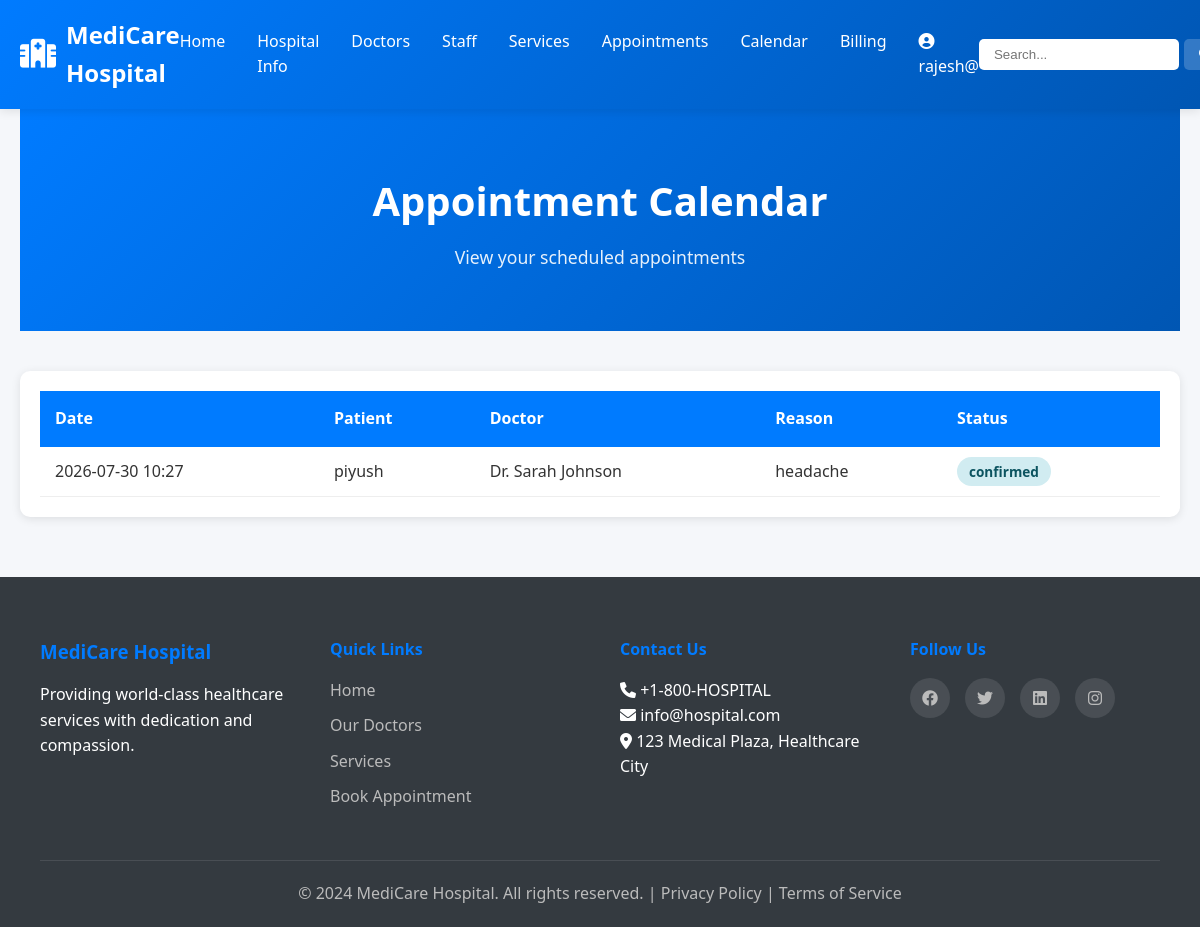
Page /calendar (signed in) on the committed database.
### hospital/hospital_management_system/app.py (models this page shows)
class Appointment(db.Model):
    id = db.Column(db.Integer, primary_key=True)
    user_id = db.Column(db.Integer, db.ForeignKey('user.id'))
    patient_name = db.Column(db.String(100), nullable=False)
    patient_email = db.Column(db.String(100), nullable=False)
    patient_phone = db.Column(db.String(20), nullable=False)
    doctor_id = db.Column(db.Integer, db.ForeignKey('doctor.id'), nullable=False)
    appointment_date = db.Column(db.DateTime, nullable=False)
    reason = db.Column(db.Text)
    status = db.Column(db.String(20), default='Pending')
    created_at = db.Column(db.DateTime, default=datetime.now)
    doctor = db.relationship('Doctor', backref='appointments')

class Doctor(db.Model):
    id = db.Column(db.Integer, primary_key=True)
    name = db.Column(db.String(100), nullable=False)
    specialization = db.Column(db.String(100), nullable=False)
    experience = db.Column(db.Integer, nullable=False)
    phone = db.Column(db.String(20))
    email = db.Column(db.String(100))
    image = db.Column(db.String(255))
    availability = db.Column(db.String(50), default='Available')
    bio = db.Column(db.Text)
    created_at = db.Column(db.DateTime, default=datetime.now)

### hospital/hospital_management_system/app.py (the view)
@app.route('/calendar')
@login_required
def calendar_page():
    appointments = Appointment.query.all() if session.get('user_type') == 'admin' else Appointment.query.filter_by(user_id=session['user_id']).all()
    return render_template('calendar.html', appointments=appointments)

### hospital/hospital_management_system/app.py (called while the page is built)
def login_required(f):
    @wraps(f)
    def decorated_function(*args, **kwargs):
        if 'user_id' not in session:
            flash('Please log in first', 'danger')
            return redirect(url_for('login'))
        return f(*args, **kwargs)
    return decorated_function

### hospital/hospital_management_system/templates/calendar.html (shortened to what this page needs)
{% extends "base.html" %}
{% block content %}
<div class="container">
    <div class="page-header"><h1>Appointment Calendar</h1><p>View your scheduled appointments</p></div>
    <section class="appointments-list-section">
        {% if appointments %}
        <div class="appointments-table-wrapper"><table class="appointments-table"><thead><tr><th>Date</th><th>Patient</th><th>Doctor</th><th>Reason</th><th>Status</th></tr></thead><tbody>
        {% for appointment in appointments %}<tr><td>{{ appointment.appointment_date.strftime('%Y-%m-%d %H:%M') }}</td><td>{{ appointment.patient_name }}</td><td>{{ appointment.doctor.name }}</td><td>{{ appointment.reason or 'N/A' }}</td><td><span class="status status-{{ appointment.status.lower() }}">{{ appointment.status }}</span></td></tr>{% endfor %}
        </tbody></table></div>
        {% else %}<p class="empty-message">No appointments scheduled.</p>{% endif %}
    </section>
</div>
{% endblock %}

### hospital/hospital_management_system/static/css/style.css (style rules this page uses)
* { margin: 0; padding: 0; box-sizing: border-box; }
:root { --primary-color: #007bff; --secondary-color: #6c757d; --success-color: #28a745; --danger-color: #dc3545; --warning-color: #ffc107; --info-color: #17a2b8; --dark-color: #343a40; --light-color: #f8f9fa; --white: #ffffff; --shadow: 0 2px 10px rgba(0, 0, 0, 0.1); --shadow-lg: 0 5px 20px rgba(0, 0, 0, 0.15); }
html { scroll-behavior: smooth; }
body { font-family: 'Segoe UI', Tahoma, Geneva, Verdana, sans-serif; color: #333; background-color: #f5f7fa; line-height: 1.6; }
.container { max-width: 1200px; margin: 0 auto; padding: 0 20px; }
.page-header { background: linear-gradient(135deg, var(--primary-color) 0%, #0056b3 100%); color: white; padding: 60px 20px; text-align: center; margin-bottom: 40px; }
.page-header h1 { font-size: 2.5rem; margin-bottom: 10px; }
.page-header p { font-size: 1.1rem; opacity: 0.9; }
.appointments-table-wrapper, .bills-list-wrapper { background: white; padding: 20px; border-radius: 10px; box-shadow: var(--shadow); overflow-x: auto; }
.appointments-table, .bills-table { width: 100%; border-collapse: collapse; }
.appointments-table thead, .bills-table thead { background: var(--primary-color); color: white; }
.appointments-table th, .bills-table th { padding: 15px; text-align: left; font-weight: 600; }
.appointments-table td, .bills-table td { padding: 12px 15px; border-bottom: 1px solid #eee; }
.status { padding: 5px 12px; border-radius: 20px; font-weight: 600; font-size: 0.85rem; }
.status-confirmed { background: #d1ecf1; color: #0c5460; }

### rows in the picture
Appointment: appointment_date "2026-07-30 10:27", patient_name "piyush", doctor.name "Dr. Sarah Johnson", reason "headache", status "confirmed"

### other values in the picture
{{ session.get('username') }} "rajesh@"
